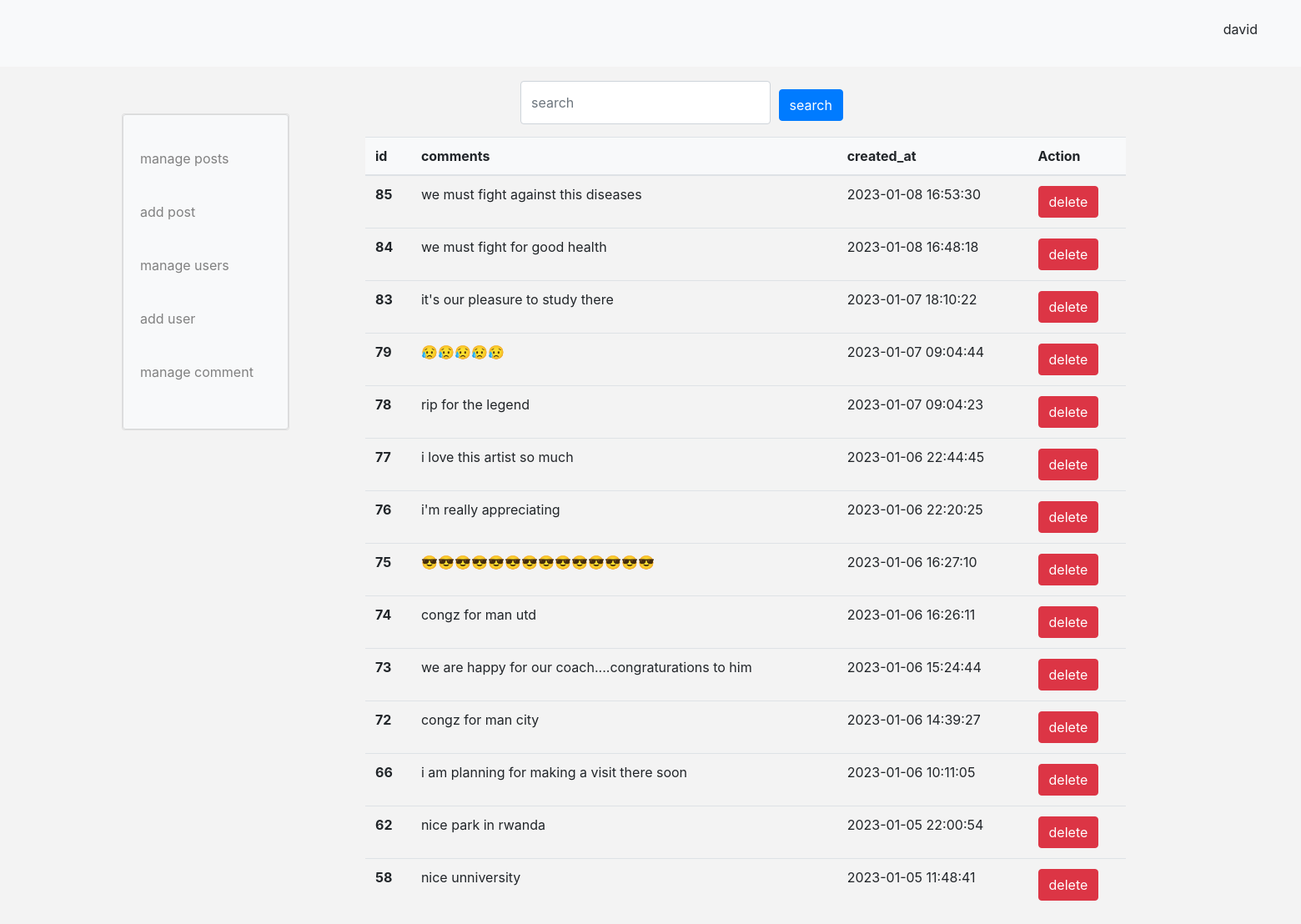
Screenshot of /admin_pages/manage_comments.php (signed in) with the database file from the repository.
### tables this page shows
CREATE TABLE `comments` (
  `id` bigint(20) NOT NULL,
  `comments` varchar(400) NOT NULL,
  `post_id` bigint(20) NOT NULL,
  `created_at` timestamp NOT NULL DEFAULT current_timestamp() ON UPDATE current_timestamp()
);

### admin_pages/manage_comments.php (the view, shortened to what this page needs)
<?php
include("../connection/connection.php");
?>
<html lang="en">
<head>
    <link rel="stylesheet"
href="https://cdn.jsdelivr.net/npm/bootstrap@4.3.1/dist/css/bootstrap.min.css"
integrity="sha384-ggOyR0iXCbMQv3Xipma34MD+dH/1fQ784/j6cY/iJTQUOhcWr7x9JvoRxT2MZw1T"
crossorigin="anonymous">
    <link rel="stylesheet" href="../css/style.css">
</head>
<body>
    <nav class="navbar-light bg-light">
    <div class="nav_links">
    <ul>
    <li class="user_name"> <?php echo $_SESSION['user_name']; ?>
</li>
    </ul>
    </div>
    </nav>
<div class="search_button mt-4" style="position:relative; left:40%; bottom:7px;">
    <form action="../admin_functions/search_comments_code.php" method="post" style="position:absolute;">
    <input type="text" name="search" placeholder="search" class="form-control">
    <button type="submit" name="submit" class="btn btn-primary" style="
    position:absolute;left:113%;bottom:7%">search</button>
    </form>
    </div>
<div class="container"style="display:flex; flex-direction:row;">
    <div class="card" style="margin-top:2em; margin-left:-4em;">
        <div class="card card-body bg-light" style="">
            <div class="links">
                <ul style="display:flex; flex-direction:column; line-height:4">
                    <li><a href="index.php">manage posts</a></li>
                    <li><a href="add_post.php">add post</a></li>
                    <li><a href="manage_users.php">manage users</a></li>
                    <li><a href="add_user.php">add user</a></li>
                    <li><a href="manage_comments.php">manage comment</a></li>
                </ul>
            </div>
        </div>
    </div>
</div>
<div class="container">
<table class="table" style="width:57rem; float:right; margin-top:-22em" >
  <thead style="" class="bg-light">
    <tr>
      <th scope="col">id</th>
      <th scope="col">comments</th>
      <th scope="col">created_at</th>
      <th scope="col"> Action</th>
    </tr>
  </thead>
  <tbody>
  <?php
  $query = "SELECT * FROM comments ORDER BY created_at DESC";
  $query_run = mysqli_query($con,$query);
  $slq = mysqli_num_rows($query_run);
  if($slq > 0)
  {
    while($row = mysqli_fetch_array($query_run))
    {
        ?>
<tr>
      <th scope="row"><?= $row['id']; ?> </th>
      <td><?= $row['comments']; ?></td>
      <td><?= $row['created_at']; ?></td>
      <td>
        <form action="../admin_functions/delete_comment_code.php" method="post">
            <button value="<?= $row['id']; ?>" name="delete_post"
            class="btn btn-danger">delete</button>
        </form>
      </td>
    </tr>
<?php
    }
  }
  else
  {
    echo "no comment found!";
  }
  ?>
  </tbody>
</table>
</div>
</body>
</html>

### css/style.css (style rules this page uses)
* { box-sizing: inherit; margin: 0; padding: 0; }
body { background-color: #f3f3f3; }
nav { background-color: white; height: 5em; }
.nav_links { display: flex; flex-direction: row; width:50%; justify-content: space-between; padding:10px; float:right; margin-top: 13px; }
ul { list-style-type: none; display: flex; flex-direction: row; }
li { margin-right:1.3em; }
a { text-decoration: none; cursor: pointer; }

### admin_pages/manage_comments.php (style rules this page uses)
.user_name { cursor:pointer; position:fixed; right:2%; }
ul li a { color:grey; }

### rows the page displays
comments: id "85", comments "we must fight against this diseases", created_at "2023-01-08 16:53:30"
comments: id "84", comments "we must fight for good health", created_at "2023-01-08 16:48:18"
comments: id "83", comments "it's our pleasure to study there", created_at "2023-01-07 18:10:22"
comments: id "79", comments "😥😥😥😥😥", created_at "2023-01-07 09:04:44"
comments: id "78", comments "rip for the legend", created_at "2023-01-07 09:04:23"
comments: id "77", comments "i love this artist so much", created_at "2023-01-06 22:44:45"
comments: id "76", comments "i'm really appreciating", created_at "2023-01-06 22:20:25"
comments: id "75", comments "😎😎😎😎😎😎😎😎😎😎😎😎😎😎", created_at "2023-01-06 16:27:10"
comments: id "74", comments "congz for man utd", created_at "2023-01-06 16:26:11"
comments: id "73", comments "we are happy for our coach....congraturations to him", created_at "2023-01-06 15:24:44"
comments: id "72", comments "congz for man city", created_at "2023-01-06 14:39:27"
comments: id "66", comments "i am planning for making a visit there soon", created_at "2023-01-06 10:11:05"
comments: id "62", comments "nice park in rwanda", created_at "2023-01-05 22:00:54"
comments: id "58", comments "nice unniversity", created_at "2023-01-05 11:48:41"

### other values shown
$_SESSION['user_name'] "david"
